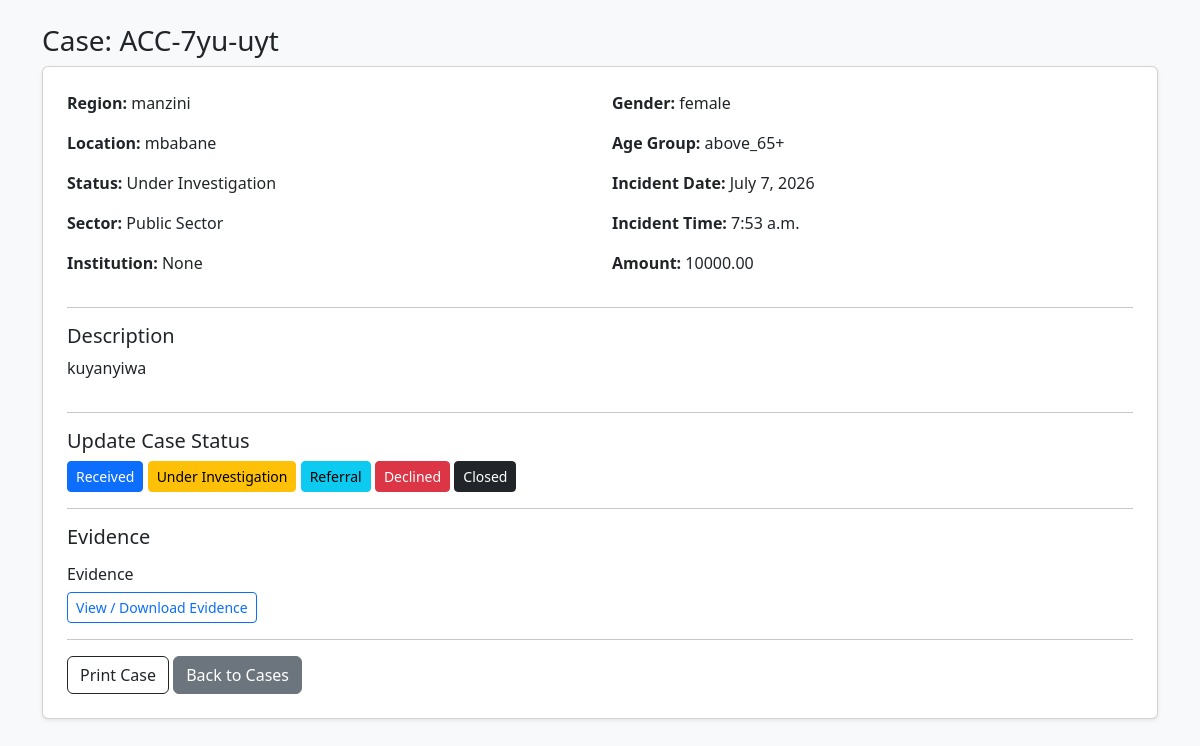
/cases/2/, run on the app's committed database.
### dashboard/models.py (models this page shows)
class Case(models.Model):
    STATUS_CHOICES = [
    ("received", "Received"),
    ("investigation", "Under Investigation"),
    ("referral", "Referral"),
    ("closed", "Closed"),
    ("declined", "Declined"),
]
    SECTOR_CHOICES = [
    ("public", "Public Sector"),
    ("private", "Private Sector"),
    ("none", "None"),
]
    PUBLIC_INSTITUTIONS = [
        ("ministry", "Government Ministry"),
        ("department", "Government Department"),
        ("municipality", "Municipality / Town Council"),
        ("parastatal", "Parastatal"),
        ("police", "Police Service"),
        ("public_health", "Public Health Facility"),
        ("public_school", "Public School"),
        ("public_university", "Public University / College"),
        ("procurement", "Procurement Unit"),
        ("revenue", "Revenue Collection Agency"),
        ("other_public", "Other Public Institution"),
    ]
    PRIVATE_INSTITUTIONS = [
        ("insurance", "Insurance Company"),
        ("telecom", "Telecommunications"),
        ("transport", "Transport Company"),
        ("construction", "Construction Company"),
        ("textile", "Textile / Manufacturing"),
        ("retail", "Retail Business"),
        ("mining", "Mining Company"),
        ("agriculture", "Agriculture Business"),
        ("hotel", "Hotel / Tourism"),
        ("private_health", "Private Health Facility"),
        ("private_school", "Private School"),
        ("private_university", "Private University / College"),
        ("security", "Security Company"),
        ("other_private", "Other Private Institution"),
    ]
    REGION_CHOICES = [
        ("hhohho", "Hhohho"),
        ("manzini", "Manzini"),
        ("shiselweni", "Shiselweni"),
        ("lubombo", "Lubombo"),
    ]
    AGE_GROUP_CHOICES = [
        ("under18", "Under 18"),
        ("18_24", "18 - 24"),
        ("25_34", "25 - 34"),
        ("35_44", "35 - 44"),
        ("45_54", "45 - 54"),
        ("55_64", "55 - 54"),
        ("65+", "65+"),
    ]
    GENDER_CHOICES = [
        ("male", "Male"),
        ("female", "Female"),
    ]
    case_code = models.CharField(
        max_length=20,
        unique=True
    )
    is_anonymous = models.BooleanField(
        default=True
    )
    name = models.CharField(
        max_length=100,
        blank=True,
        null=True
    )
    surname = models.CharField(
        max_length=100,
        blank=True,
        null=True
    )
    contact = models.CharField(
        max_length=20,
        blank=True,
        null=True
    )
    email = models.EmailField(
        blank=True,
        null=True
    )
    id_number = models.CharField(
        max_length=30,
        blank=True,
        null=True
    )
    nationality = models.CharField(
    max_length=100,
    blank=True,
    null=True
)
    region = models.CharField(
        max_length=20,
        choices=REGION_CHOICES
    )
    location = models.CharField(
        max_length=100
    )
    incident_date = models.DateField()
    incident_time = models.TimeField()
    age_group = models.CharField(
        max_length=20,
        choices=AGE_GROUP_CHOICES
    )
    gender = models.CharField(
        max_length=10,
        choices=GENDER_CHOICES
    )
    sector = models.CharField(
    max_length=20,
    choices=SECTOR_CHOICES,
    default="none",
    blank=True,
    null=True
)
    institution = models.CharField(
        max_length=100,
        blank=True,
        null=True
    )
    amount = models.DecimalField(
        max_digits=12,
        decimal_places=2,
        blank=True,
        null=True
    )
    description = models.TextField()
    evidence = models.FileField(
        upload_to="evidence/",
        blank=True,
        null=True
    )
    status = models.CharField(
        max_length=20,
        choices=STATUS_CHOICES,
        default="received"
    )
    decline_reason = models.TextField(
    blank=True,
    null=True
)
    referral_notes = models.TextField(
    blank=True,
    null=True
)
    account = models.ForeignKey(
        "AnonymousAccount",
        on_delete=models.SET_NULL,
        blank=True,
        null=True,
        related_name="cases"
    )
    created_at = models.DateTimeField(
        auto_now_add=True
    )

### dashboard/views.py (the view)
# urls.py: path('cases/<int:id>/', views.case_detail, name='case_detail'),
def case_detail(request, id):
    case = get_object_or_404(
        Case,
        id=id
    )
    return render(
        request,
        "dashboard/case_detail.html",
        {
            "case": case
        }
    )

### dashboard/templates/dashboard/case_detail.html (shortened to what this page needs)
<!DOCTYPE html>
<html>
<head>
    <link href="https://cdn.jsdelivr.net/npm/bootstrap@5.3.3/dist/css/bootstrap.min.css"
    rel="stylesheet">
</head>
<body class="bg-light">
    <div class="container mt-4">
        <h3>
            Case:
            {{ case.case_code }}
        </h3>
        <div class="card p-4 shadow-sm">
            <div class="row">
                <div class="col-md-6">
                    <p>
                        <b>Region:</b>
                        {{ case.region }}
                    </p>
                    <p>
                        <b>Location:</b>
                        {{ case.location }}
                    </p>
                    <p>
                        <b>Status:</b>
                        {{ case.get_status_display }}
                    </p>
                    <p>
                        <b>Sector:</b>
                        {{ case.get_sector_display }}
                    </p>
                    <p>
                        <b>Institution:</b>
                        {{ case.institution }}
                    </p>
                </div>
                <div class="col-md-6">
                    <p>
                        <b>Gender:</b>
                        {{ case.gender }}
                    </p>
                    <p>
                        <b>Age Group:</b>
                        {{ case.age_group }}
                    </p>
                    <p>
                        <b>Incident Date:</b>
                        {{ case.incident_date }}
                    </p>
                    <p>
                        <b>Incident Time:</b>
                        {{ case.incident_time }}
                    </p>
                    <p>
                        <b>Amount:</b>
                        {{ case.amount }}
                    </p>
                </div>
            </div>
            <hr>
            <h5>Description</h5>
            <p>
                {{ case.description }}
            </p>
            <hr>
<div class="no-print">
  <h5>Update Case Status</h5>
<a
    href="{% url 'update_case_status' case.id 'received' %}"
    class="btn btn-primary btn-sm"
>
    Received
</a>
<a
    href="{% url 'update_case_status' case.id 'investigation' %}"
    class="btn btn-warning btn-sm"
>
    Under Investigation
</a>
<a
    href="{% url 'update_status' case.id %}"
    class="btn btn-info btn-sm"
>
    Referral
</a>
<a
    href="{% url 'update_status' case.id %}"
    class="btn btn-danger btn-sm"
>
    Declined
</a>
<a
    href="{% url 'update_case_status' case.id 'closed' %}"
    class="btn btn-dark btn-sm"
>
    Closed
</a>
            <hr>
            <h5>Evidence</h5>
            {% if case.evidence %}
               {% if case.evidence %}
<h6 class="mt-3">Evidence</h6>
{% with file=case.evidence.url %}
{% if ".png" in file or ".jpg" in file or ".jpeg" in file %}
<img src="{{ file }}"
     class="img-fluid rounded"
     style="max-width:500px;">
{% elif ".mp4" in file or ".webm" in file %}
<video controls width="500">
    <source src="{{ file }}">
    Your browser does not support video.
</video>
{% elif ".mp3" in file or ".wav" in file %}
<audio controls>
    <source src="{{ file }}">
    Your browser does not support audio.
</audio>
{% elif ".txt" in file %}
<a href="{{ file }}" target="_blank" class="btn btn-outline-primary btn-sm">
    Open Text Evidence
</a>
{% else %}
<a href="{{ file }}"
   target="_blank"
   class="btn btn-outline-primary btn-sm">
    View / Download Evidence
</a>
{% endif %}
{% endwith %}
{% else %}
<p class="text-muted">
    No evidence attached
</p>
{% endif %}
            {% else %}
                <p class="text-muted">
                    No evidence uploaded by reporter
                </p>
            {% endif %}
            <hr>
            <button
                onclick="window.print()"
                class="btn btn-outline-dark"
            >
                Print Case
            </button>
            <a
                href="{% url 'cases' %}"
                class="btn btn-secondary"
            >
                Back to Cases
            </a>
        </div>
    </div>
    </div>
</body>
</html>

### data on the page
Case: case_code "ACC-7yu-uyt", region "manzini", location "mbabane", status "Under Investigation", sector "Public Sector", institution "None", gender "female", age_group "above_65+", incident_date "July 7, 2026", incident_time "7:53 a.m.", amount "10000.00", description "kuyanyiwa"
